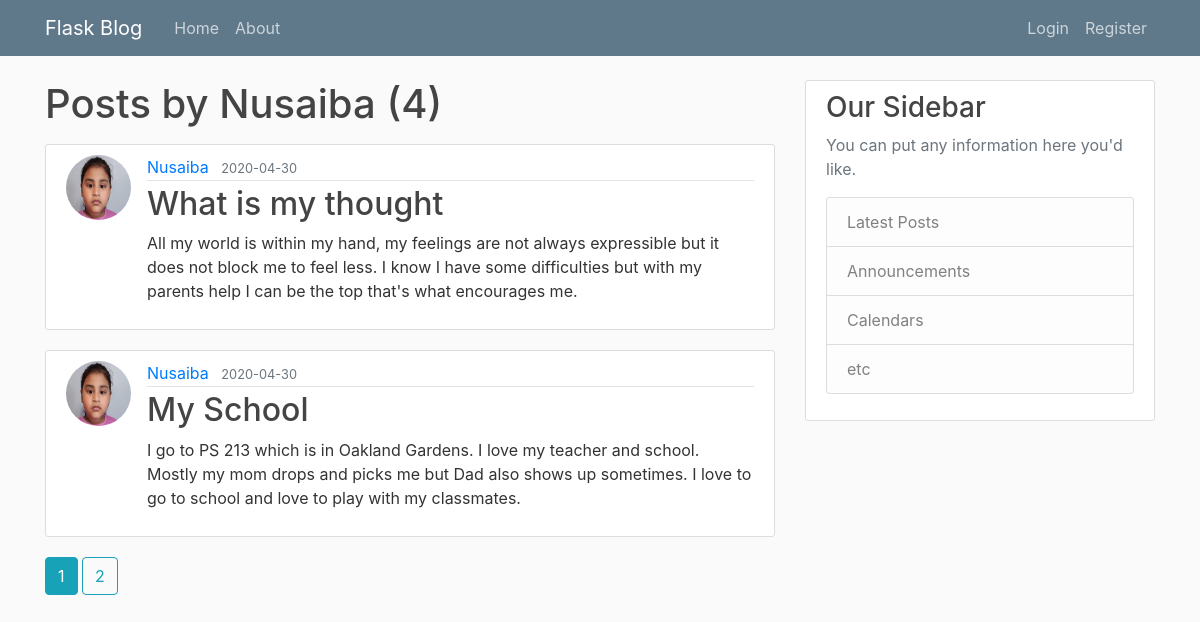
Screenshot of /user/Nusaiba with the database file from the repository.
### flaskblog/models.py (models this page shows, shortened)
class User(db.Model, UserMixin):
    id = db.Column(db.Integer, primary_key=True)
    username = db.Column(db.String(20), unique=True, nullable=False)
    email = db.Column(db.String(120), unique=True, nullable=False)
    image_file = db.Column(db.String(20), nullable=False, default='default.jpg')
    password = db.Column(db.String(60), nullable=False)
    posts = db.relationship('Post', backref='author', lazy=True)

class Post(db.Model):
    id = db.Column(db.Integer, primary_key=True)
    title = db.Column(db.String(100), nullable=False)
    date_posted = db.Column(db.DateTime, nullable=False, default=datetime.utcnow)
    content = db.Column(db.Text, nullable=False)
    user_id = db.Column(db.Integer, db.ForeignKey('user.id'), nullable=False)

### flaskblog/routes.py (the view)
@app.route("/user/<string:username>")
def user_posts(username):
    page = request.args.get('page', 1, type=int)
    user = User.query.filter_by(username=username).first_or_404()
    posts = Post.query.filter_by(author=user)\
        .order_by(Post.date_posted.desc())\
        .paginate(page=page, per_page=2)
    return render_template('user_posts.html', posts=posts, user=user)

### flaskblog/templates/user_posts.html
{% extends "layout.html" %}
{% block content %}
    <h1 class="mb-3">Posts by {{ user.username }} ({{ posts.total }}) </h1>
    {% for post in posts.items %}
        <article class="media content-section">
            <img class="rounded-circle article-img" src="{{ url_for('static', filename='profile_pics/' + post.author.image_file ) }}">
          <div class="media-body">
            <div class="article-metadata">
              <a class="mr-2" href="{{ url_for('user_posts', username=post.author.username) }}">{{ post.author.username }}</a>
              <small class="text-muted">{{ post.date_posted.strftime('%Y-%m-%d') }} </small>
            </div>
            <h2><a class="article-title" href="{{ url_for('post', post_id=post.id) }}">{{ post.title }}</a></h2>
            <p class="article-content">{{ post.content }}</p>
          </div>
        </article>
    {% endfor %}
    {% for page_num in posts.iter_pages(left_edge=1, right_edge=1, left_current=1, right_current=2) %}
        {% if page_num %}
            {% if posts.page == page_num %}
                 <a class="btn btn-info mb-3" href="{{ url_for('user_posts', username= user.username, page=page_num)}}">{{ page_num }}</a>
            {% else %}
                 <a class="btn btn-outline-info mb-3" href="{{ url_for('user_posts', username= user.username, page=page_num)}}">{{ page_num }}</a>
            {% endif %}
        {% else %}
            ...
        {% endif %}
   {% endfor %}
{% endblock content %}

### flaskblog/static/main.css (style rules this page uses)
body { background: #fafafa; color: #333333; margin-top: 5rem; }
h1, h2, h3, h4, h5, h6 { color: #444444; }
.content-section { background: #ffffff; padding: 10px 20px; border: 1px solid #dddddd; border-radius: 3px; margin-bottom: 20px; }
.article-title { color: #444444; }
.article-content { white-space: pre-line; }
.article-img { height: 65px; width: 65px; margin-right: 16px; }
.article-metadata { padding-bottom: 1px; margin-bottom: 4px; border-bottom: 1px solid #e3e3e3 }

### rows the page displays
User: username "Nusaiba"
Post: image_file (picture), author.username "Nusaiba", date_posted "2020-04-30", title "What is my thought", content "All my world is within my hand, my feelings are not always expressible but it does not block me to feel less. I know I have some difficulties but with my parents help I can be the top that's what encourages me."
Post: image_file (picture), author.username "Nusaiba", date_posted "2020-04-30", title "My School", content "I go to PS 213 which is in Oakland Gardens. I love my teacher and school. Mostly my mom drops and picks me but Dad also shows up sometimes. I love to go to school and love to play with my classmates."

### other values shown
{{ posts.total }} "4"
{{ page_num }} "1"
{{ page_num }} "2"
